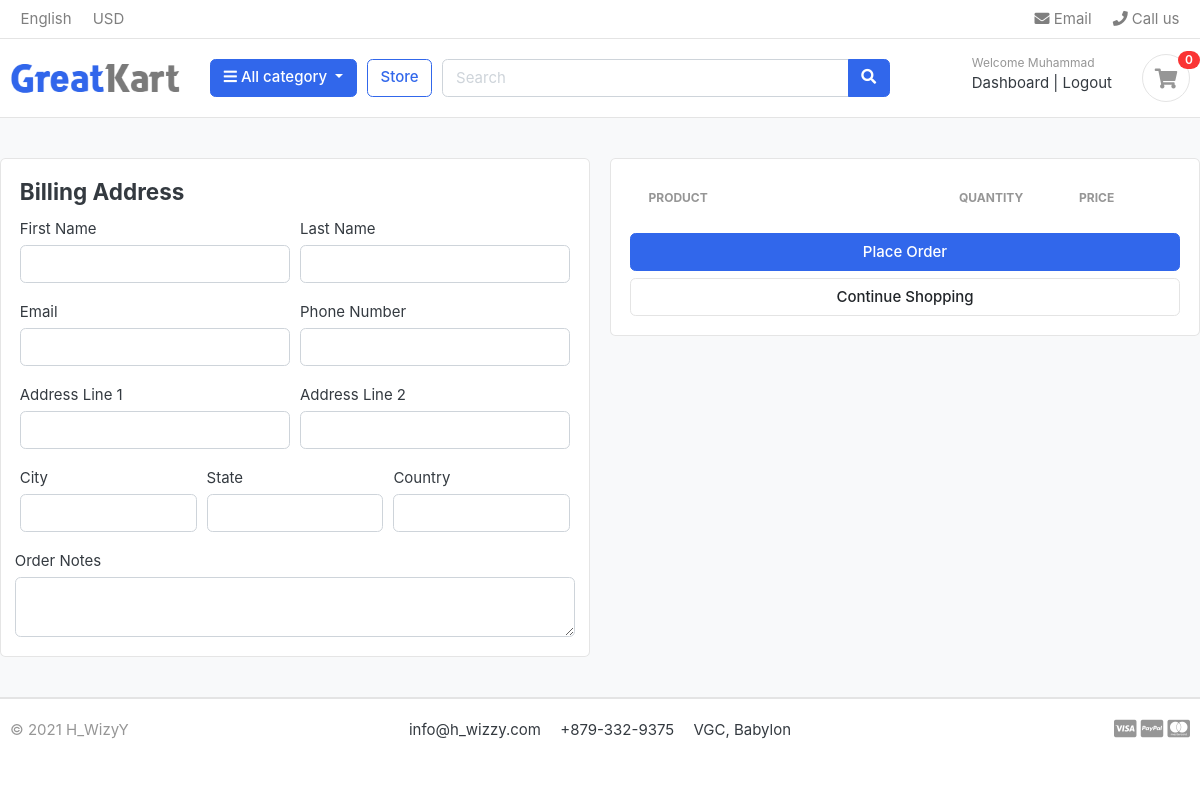
The app's page /carts/checkout/ (signed in), older data.
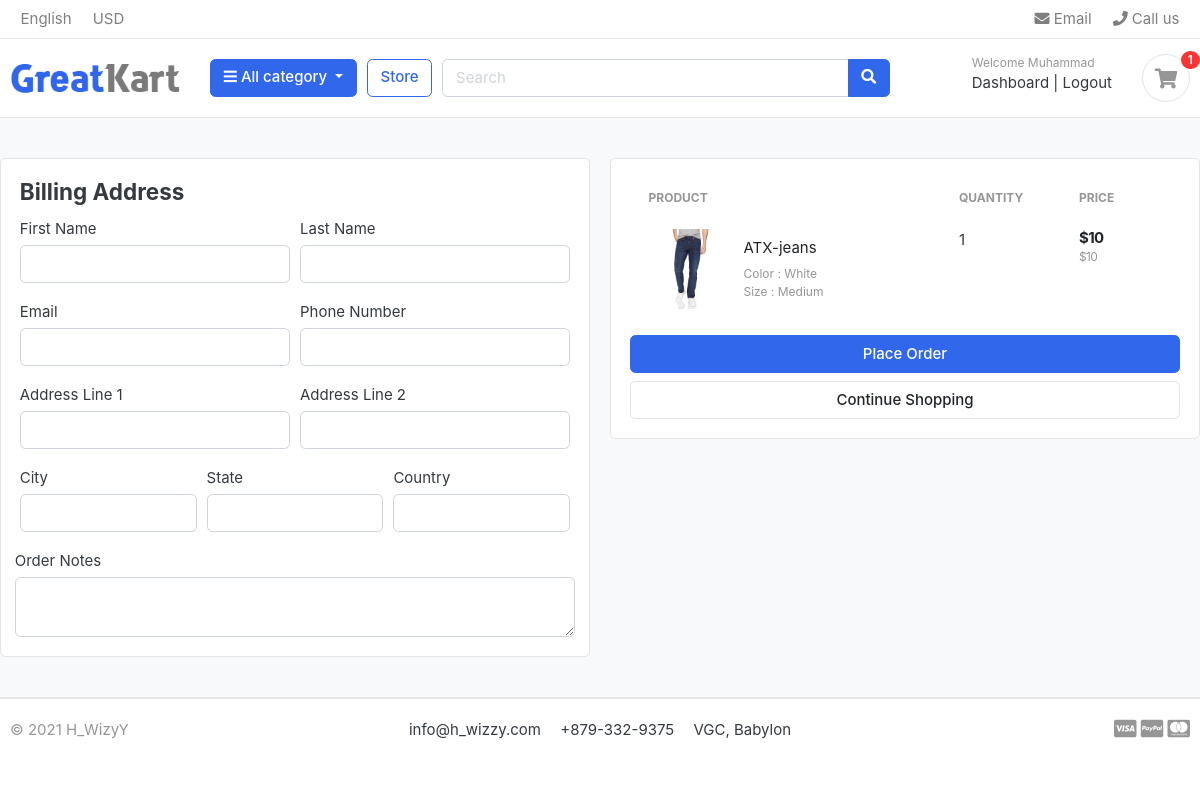
The same page, newer data.
### carts/models.py (models this page shows, shortened)
class CartItem(models.Model):
    user =  models.ForeignKey(Account, on_delete=models.CASCADE, null=True)
    product = models.ForeignKey(Product, on_delete=models.CASCADE)
    variations = models.ManyToManyField(Variation, blank=True)
    cart    = models.ForeignKey(Cart, on_delete=models.CASCADE, null=True)
    quantity = models.IntegerField()
    is_active = models.BooleanField(default=True)
    def sub_total(self):
        return self.product.price * self.quantity

### store/models.py (models this page shows, shortened)
class Product(models.Model):
    product_name = models.CharField(max_length=200, unique=True)
    slug         = models.SlugField(max_length=200, unique=True)
    description  = models.TextField(max_length=500, blank=True)
    price        = models.IntegerField()
    Images       = models.ImageField(upload_to='photos/products')
    stock        = models.IntegerField()
    is_available = models.BooleanField(default=True)
    category     = models.ForeignKey(Category, on_delete=models.CASCADE)
    created_date = models.DateTimeField(auto_now_add=True)
    modified_date = models.DateTimeField(auto_now=True)
    def get_url(self):
        return reverse("product_detail", args=[self.category.slug, self.slug])

class Variation(models.Model):
    product = models.ForeignKey(Product, on_delete=models.CASCADE)
    variation_category = models.CharField(max_length=100, choices=variation_category_choices)
    variation_value = models.CharField(max_length=100)
    is_active = models.BooleanField(default=True)
    created_date = models.DateTimeField(auto_now=True)
    objects = VariationManager()

### carts/views.py (the view)
# urls.py: path('checkout/', views.checkout, name='checkout'),
@login_required(login_url='login')
def checkout(request,  total=0, quantity=0, cart_items=None):
    try:
        tax = 0
        grand_total = 0
        if request.user.is_authenticated:
            cart_items = CartItem.objects.filter(user=request.user, is_active=True)
        else:
            cart = Cart.objects.get(cart_id=_cart_id(request))
            cart_items = CartItem.objects.filter(cart=cart, is_active=True)
        for cart_item in cart_items:
            total += (cart_item.product.price * cart_item.quantity)
            quantity += cart_item.quantity
        tax = (2* total)/100
        grand_total = total + tax
    except ObjectDoesNotExist:
        pass
    context ={
        'total' : total,
        'quantity' : quantity,
        'cart_items': cart_items,
        'tax': tax,
        "grand_total": grand_total,
    }
    return render(request, 'store/checkout.html', context)

### carts/context_processor.py (called while the page is built)
def counter(request):
    cart_count = 0
    if 'admin' in request.path:
        return{}
    else:
        try:
            cart = Cart.objects.filter(cart_id=_cart_id(request))
            if request.user.is_authenticated:
                cart_items = CartItem.objects.all().filter(user=request.user)
            else:
                cart_items = CartItem.objects.all().filter(cart=cart[:1])
            for cart_item in cart_items:
                cart_count += cart_item.quantity
        except Cart.DoesNotExist:
            cart_count = 0
    return dict(cart_count=cart_count)

### carts/views.py (called while the page is built)
def _cart_id(request):
    cart = request.session.session_key
    if not cart:
        cart = request.session.create()
    return cart

### category/context_processor.py (called while the page is built)
def menu_links(request):
    links = Category.objects.all()
    return dict(links=links)

### category/models.py (called while the page is built)
    def get_url(self):
         return reverse('products_by_category', args=[self.slug])

### templates/store/checkout.html (shortened to what this page needs)
{% extends 'base.html' %}
{% load static %}
{% block content %}
<section class="section-content padding-y bg">
<div class="row">
	<aside class="col-lg-6">
<div class="card">
  <div class="card-body">
    <h4 class="card-title md-4">Billing Address</h4>
    <form action="" method="POST">
      <div class="form-row">
        <div class="col form-group">
          <label for="">First Name</label>
          <input type="text" name="first_name" class="form-control" required>
        </div>
        <div class="col form-group">
          <label for="">Last Name</label>
          <input type="text" name="last_name" class="form-control" required>
        </div>
        </div>
        <div class="form-row">
          <div class="col form-group">
            <label for="">Email</label>
            <input type="email" name="email" class="form-control" required>
          </div>
          <div class="col form-group">
            <label for="">Phone Number</label>
            <input type="text" name="phone_number" class="form-control" required>
          </div>
        </div>
        <div class="form-row">
          <div class="col form-group">
            <label for="">Address Line 1</label>
            <input type="text" name="address_1" class="form-control" required>
          </div>
          <div class="col form-group">
            <label for="">Address Line 2</label>
            <input type="text" name="address_2" class="form-control" >
          </div>
        </div>
        <div class="form-row">
          <div class="col form-group">
            <label for="">City</label>
            <input type="text" name="city" class="form-control" required>
          </div>
          <div class="col form-group">
            <label for="">State</label>
            <input type="text" name="state" class="form-control" required>
          </div>
          <div class="col form-group">
            <label for="">Country</label>
            <input type="text" name="country" class="form-control" required>
          </div>
          </div>
        <div class="form-row">
          <label for=""> Order Notes </label>
          <textarea name="order_note" rows="2" class="form-control"></textarea>
        </div>
  </div>
</div>
	</aside>
	<aside class="col-lg-6">
		<div class="card">
		<div class="card-body">
      <table class="table table-borderless table-shopping-cart">
      <thead class="text-muted">
      <tr class="small text-uppercase">
        <th scope="col">Product</th>
        <th scope="col" width="120">Quantity</th>
        <th scope="col" width="120">Price</th>
      </tr>
      </thead>
      <tbody>
      	{% for cart_item in cart_items %}
      <tr>
      	<td>
      		<figure class="itemside align-items-center">
      			<div class="aside"><img src="{{cart_item.product.Images.url}}" class="img-sm"></div>
      			<figcaption class="info">
      				<a href="{{cart_item.product.get_url}}" class="title text-dark">{{cart_item.product.product_name}}</a>
      				<p class="text-muted small">
      					{% if cart_item.variations.all %}
      						{% for item in cart_item.variations.all %}
      								{{ item.variation_category | capfirst  }}  :  {{  item.variation_value | capfirst  }} <br>
      						{% endfor %}
      					{% endif %}
      				</p>
      			</figcaption>
      		</figure>
      	</td>
        <td>
          <label for="">{{cart_item.quantity}}</label>
        </td>
      	<td>
      		<div class="price-wrap">
      			<var class="price">${{cart_item.sub_total}}</var>
      			<small class="text-muted"> ${{cart_item.product.price}} </small>
      		</div>
      	</td>
      </tr>
      {% endfor %}
      </tbody>
      </table>
      <button type="submit" name="submit" class="btn btn-primary btn-block">Place Order </button>
			<a href="{% url 'store' %}" class="btn btn-light btn-block">Continue Shopping</a>
		</div>
		</div>
</aside>
</div>
</section>
{% endblock %}

### templates/includes/navbar.html (shortened to what this page needs)
{% load static %}
<header class="section-header">
<nav class="navbar p-md-0 navbar-expand-sm navbar-light border-bottom">
<div class="container">
  <div class="collapse navbar-collapse" id="navbarTop4">
    <ul class="navbar-nav mr-auto">
      <li class="nav-item dropdown">
      <a href="#" class="nav-link">   English </a>
    </li>
    <li class="nav-item dropdown">
      <a href="#" class="nav-link"> USD </a>
    </li>
    </ul>
    <ul class="navbar-nav">
    <li><a href="#" class="nav-link"> <i class="fa fa-envelope"></i> Email </a></li>
    <li><a href="#" class="nav-link"> <i class="fa fa-phone"></i> Call us </a></li>
  </ul>
  </div>
</div>
</nav>
<section class="header-main border-bottom">
  <div class="container">
<div class="row align-items-center">
  <div class="col-lg-2 col-md-3 col-6">
    <a href="{% url 'home' %}" class="brand-wrap">
      <img class="logo" src="{% static './images/logo.png' %}">
    </a>
  </div>
  <div class="col-lg col-sm col-md col-6 flex-grow-0">
    <div class="category-wrap dropdown d-inline-block float-right">
      <button type="button" class="btn btn-primary dropdown-toggle" data-toggle="dropdown">
        <i class="fa fa-bars"></i> All category
      </button>
    </div>
  </div>
  <a href="{% url 'store' %}" class="btn btn-outline-primary">Store</a>
  <div class="col-lg  col-md-6 col-sm-12 col">
    <form action="{% url 'search' %}" class="search" method="GET">
      <div class="input-group w-100">
          <input type="text" class="form-control" style="width:60%;" placeholder="Search" name="keyword">
          <div class="input-group-append">
            <button class="btn btn-primary" type="submit">
              <i class="fa fa-search"></i>
            </button>
          </div>
        </div>
    </form>
  </div>
  <div class="col-lg-3 col-sm-6 col-8 order-2 order-lg-3">
        <div class="d-flex justify-content-end mb-3 mb-lg-0">
          {% if user.id is None %}
          <div class="widget-header">
            <small class="title text-muted">Welcome guest!</small>
            <div>
              <a href="{%  url 'login' %}">Sign in</a> <span class="dark-transp"> | </span>
              <a href="{% url 'register' %}"> Register</a>
            </div>
          </div>
          {% else  %}
          <div class="widget-header">
            <small class="title text-muted">Welcome {{user.first_name}}</small>
            <div>
              <a href="{% url 'dashboard' %}">Dashboard</a> <span class="dark-transp"> | </span>
              <a href="{%  url 'logout' %}"> Logout</a>
            </div>
          </div>
          {% endif %}
          <a href="{% url 'cart' %}" class="widget-header pl-3 ml-3">
            <div class="icon icon-sm rounded-circle border"><i class="fa fa-shopping-cart"></i></div>
            <span class="badge badge-pill badge-danger notify">{{cart_count}}</span>
          </a>
        </div>
      </div>
</div>
  </div>
</section>
</header>

Row changes from the older to the newer data that the page shows:
added CartItem: product.Images (picture), product.product_name "ATX-jeans", quantity "1", sub_total "10", product.price "10"
now on this page (row unchanged): Variation: variation_category "Color", variation_value "White"
now on this page (row unchanged): Variation: variation_category "Size", variation_value "Medium"
Text that changed along with them:
{{ cart_count }}: "0" → "1"
